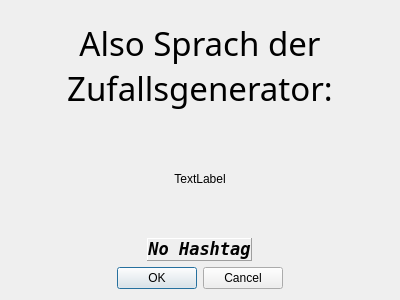
<?xml version="1.0" encoding="UTF-8"?>
<ui version="4.0">
 <class>Dialog</class>
 <widget class="QDialog" name="Dialog">
  <property name="geometry">
   <rect>
    <x>0</x>
    <y>0</y>
    <width>400</width>
    <height>300</height>
   </rect>
  </property>
  <property name="windowTitle">
   <string>Dialog</string>
  </property>
  <property name="layoutDirection">
   <enum>Qt::LeftToRight</enum>
  </property>
  <layout class="QVBoxLayout" name="verticalLayout">
   <item>
    <layout class="QVBoxLayout" name="verticalLayout_2">
     <property name="sizeConstraint">
      <enum>QLayout::SetDefaultConstraint</enum>
     </property>
     <item>
      <widget class="QLabel" name="text">
       <property name="font">
        <font>
         <family>Iglesia</family>
         <pointsize>25</pointsize>
         <weight>50</weight>
         <bold>false</bold>
        </font>
       </property>
       <property name="text">
        <string>Also Sprach der Zufallsgenerator:</string>
       </property>
       <property name="alignment">
        <set>Qt::AlignCenter</set>
       </property>
       <property name="wordWrap">
        <bool>true</bool>
       </property>
      </widget>
     </item>
     <item>
      <widget class="QLabel" name="image">
       <property name="text">
        <string>TextLabel</string>
       </property>
       <property name="alignment">
        <set>Qt::AlignCenter</set>
       </property>
      </widget>
     </item>
     <item>
      <layout class="QHBoxLayout" name="horizontalLayout">
       <item>
        <widget class="QLabel" name="hashtag">
         <property name="sizePolicy">
          <sizepolicy hsizetype="Maximum" vsizetype="Maximum">
           <horstretch>0</horstretch>
           <verstretch>0</verstretch>
          </sizepolicy>
         </property>
         <property name="font">
          <font>
           <family>Bitstream Vera Sans Mono</family>
           <pointsize>13</pointsize>
           <weight>75</weight>
           <italic>true</italic>
           <bold>true</bold>
          </font>
         </property>
         <property name="frameShape">
          <enum>QFrame::Panel</enum>
         </property>
         <property name="frameShadow">
          <enum>QFrame::Raised</enum>
         </property>
         <property name="text">
          <string>No Hashtag</string>
         </property>
         <property name="alignment">
          <set>Qt::AlignCenter</set>
         </property>
        </widget>
       </item>
      </layout>
     </item>
    </layout>
   </item>
   <item>
    <widget class="QDialogButtonBox" name="buttonBox">
     <property name="orientation">
      <enum>Qt::Horizontal</enum>
     </property>
     <property name="standardButtons">
      <set>QDialogButtonBox::Cancel|QDialogButtonBox::Ok</set>
     </property>
     <property name="centerButtons">
      <bool>true</bool>
     </property>
    </widget>
   </item>
  </layout>
 </widget>
 <resources/>
 <connections>
  <connection>
   <sender>buttonBox</sender>
   <signal>accepted()</signal>
   <receiver>Dialog</receiver>
   <slot>accept()</slot>
   <hints>
    <hint type="sourcelabel">
     <x>248</x>
     <y>254</y>
    </hint>
    <hint type="destinationlabel">
     <x>157</x>
     <y>274</y>
    </hint>
   </hints>
  </connection>
  <connection>
   <sender>buttonBox</sender>
   <signal>rejected()</signal>
   <receiver>Dialog</receiver>
   <slot>reject()</slot>
   <hints>
    <hint type="sourcelabel">
     <x>316</x>
     <y>260</y>
    </hint>
    <hint type="destinationlabel">
     <x>286</x>
     <y>274</y>
    </hint>
   </hints>
  </connection>
 </connections>
</ui>
